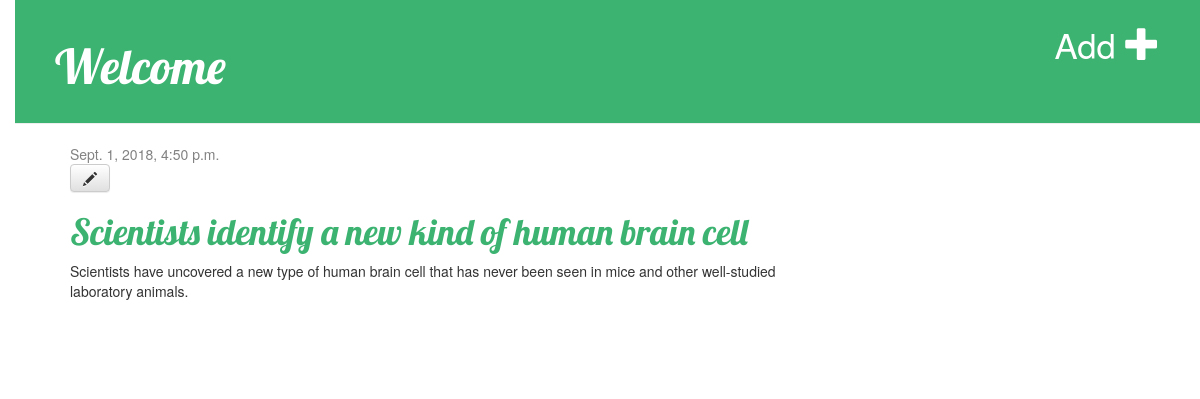
The app's page /post/4/ (signed in) with its own data.
### blog/models.py (models this page shows, shortened)
class Post(models.Model):
    author = models.ForeignKey('auth.User', on_delete=models.CASCADE)
    title = models.CharField(max_length=200)
    text = models.TextField()
    created_date = models.DateTimeField(
            default=timezone.now)
    published_date = models.DateTimeField(
            blank=True, null=True)

### blog/views.py (the view)
# urls.py: path('post/<int:pk>/', views.post_detail, name='post_detail'),
def post_detail(request, pk):
    post = get_object_or_404(Post, pk=pk)
    return render(request, 'blog/post_detail.html', {'post': post})

### blog/templates/blog/post_detail.html
{% extends 'blog/base.html' %}
{% block content %}
    <div class="post">
        {% if post.published_date %}
            <div class="date">
                {{ post.published_date }}
            </div>
        {% endif %}
        {% if user.is_authenticated %}
     <a class="btn btn-default" href="{% url 'post_edit' pk=post.pk %}"><span class="glyphicon glyphicon-pencil"></span></a>
{% endif %}
        <h1>{{ post.title }}</h1>
        <p>{{ post.text|linebreaksbr }}</p>
    </div>
{% endblock %}

### blog/static/css/blog.css (style rules this page uses)
h1,h2,h3,h4,h5,h6 a { color: #3cb371; font-family: 'Lobster'; }
body { padding-left: 15px; }
h1, h2, h3, h4 { font-family: 'Lobster', cursive; }
.date { color: #828282; }
.post { margin-bottom: 70px; }

### records on screen
Post: published_date "Sept. 1, 2018, 4:50 p.m.", title "Scientists identify a new kind of human brain cell", text "Scientists have uncovered a new type of human brain cell that has never been seen in mice and other well-studied laboratory animals."
